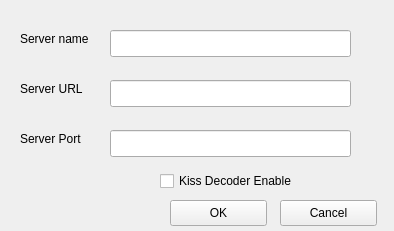
<?xml version="1.0" encoding="UTF-8"?>
<ui version="4.0">
 <class>new_server_window</class>
 <widget class="QWidget" name="new_server_window">
  <property name="geometry">
   <rect>
    <x>0</x>
    <y>0</y>
    <width>394</width>
    <height>231</height>
   </rect>
  </property>
  <property name="minimumSize">
   <size>
    <width>394</width>
    <height>231</height>
   </size>
  </property>
  <property name="maximumSize">
   <size>
    <width>394</width>
    <height>231</height>
   </size>
  </property>
  <property name="windowTitle">
   <string>New Server</string>
  </property>
  <widget class="QLineEdit" name="Server_Name">
   <property name="geometry">
    <rect>
     <x>110</x>
     <y>30</y>
     <width>241</width>
     <height>27</height>
    </rect>
   </property>
  </widget>
  <widget class="QLineEdit" name="URL">
   <property name="geometry">
    <rect>
     <x>110</x>
     <y>80</y>
     <width>241</width>
     <height>27</height>
    </rect>
   </property>
  </widget>
  <widget class="QLineEdit" name="port">
   <property name="geometry">
    <rect>
     <x>110</x>
     <y>130</y>
     <width>241</width>
     <height>27</height>
    </rect>
   </property>
  </widget>
  <widget class="QLabel" name="label">
   <property name="geometry">
    <rect>
     <x>20</x>
     <y>30</y>
     <width>91</width>
     <height>17</height>
    </rect>
   </property>
   <property name="text">
    <string>Server name</string>
   </property>
  </widget>
  <widget class="QLabel" name="label_2">
   <property name="geometry">
    <rect>
     <x>20</x>
     <y>80</y>
     <width>91</width>
     <height>17</height>
    </rect>
   </property>
   <property name="text">
    <string>Server URL</string>
   </property>
  </widget>
  <widget class="QLabel" name="label_3">
   <property name="geometry">
    <rect>
     <x>20</x>
     <y>130</y>
     <width>91</width>
     <height>17</height>
    </rect>
   </property>
   <property name="text">
    <string>Server Port</string>
   </property>
  </widget>
  <widget class="QPushButton" name="create_server">
   <property name="geometry">
    <rect>
     <x>170</x>
     <y>200</y>
     <width>97</width>
     <height>26</height>
    </rect>
   </property>
   <property name="text">
    <string>OK</string>
   </property>
  </widget>
  <widget class="QPushButton" name="close">
   <property name="geometry">
    <rect>
     <x>280</x>
     <y>200</y>
     <width>97</width>
     <height>26</height>
    </rect>
   </property>
   <property name="text">
    <string>Cancel</string>
   </property>
  </widget>
  <widget class="QCheckBox" name="kiss_decoder_enable">
   <property name="geometry">
    <rect>
     <x>160</x>
     <y>170</y>
     <width>191</width>
     <height>22</height>
    </rect>
   </property>
   <property name="text">
    <string>Kiss Decoder Enable</string>
   </property>
  </widget>
 </widget>
 <resources/>
 <connections/>
</ui>
